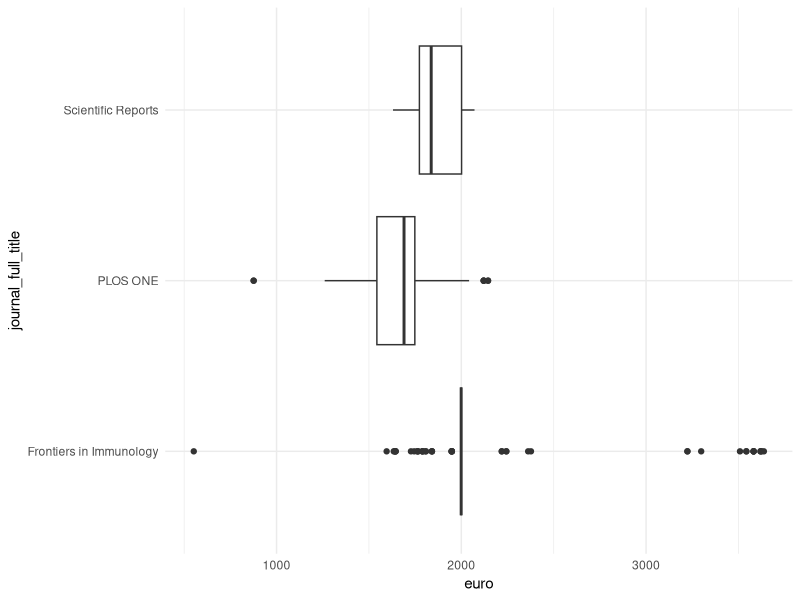
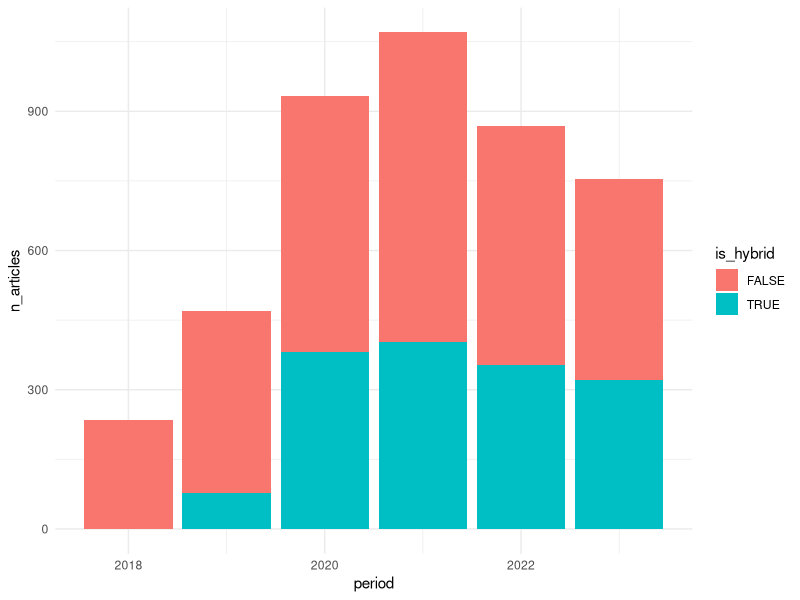

Here is the R script that generated these plots, in order:
## ---- chunk 1
# Installation of packages if not already installed with
# install.packages(c("dplyr","tidyr","ggplot2"))
library(dplyr)
library(tidyr)
library(ggplot2)
## ---- chunk 2
#| echo: false
df <- read.csv("notebooks/facts.csv")
## ---- chunk 3
glimpse(df)
## ---- chunk 4
head(df, 10)
## ---- chunk 5
sum(df$euro)
## ---- chunk 6
min(df$period)
max(df$period)
## ---- chunk 7
df |>
  group_by(journal_full_title) |>
  summarise(
    n_articles = n(),
    sum_apc = sum(euro),
    avg_apc = round(sum_apc / n_articles, 2),
    sd_apc = round(sd(euro), 2)
  ) |>
  arrange(desc(n_articles))
## ---- chunk 8
df |>
  filter(journal_full_title %in% c("Scientific Reports", "PLOS ONE", "Frontiers in Immunology")) |>
  ggplot(aes(x = euro, y = journal_full_title)) +
  geom_boxplot() +
  theme_minimal()
## ---- chunk 9
df |>
  group_by(period, is_hybrid) |>
  summarise(n_articles = n()) |>
  ggplot(aes(x = period, y = n_articles, fill = is_hybrid)) +
  geom_col() +
  theme_minimal()
